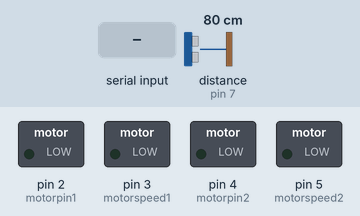
A sketch run on a simulated Arduino Uno, built with avr-gcc and run on an emulated ATmega328P. Shown: switched loads named in the sketch (green lamp = pin HIGH). Wiring (inferred from the names in the program): ultrasonic range finder: trigger pin 6; echo pin 7. Inputs (shaded band) come from the test bench; at power-on: distance to the obstacle (sensor on pin 7) 80 cm. The echo pulse lasts 58.3 µs per cm; pins used as bus, display or sensor lines are not drawn.

Above: at 1.2 s.
1.3 s: "f" received over Serial
At 2.5 s:
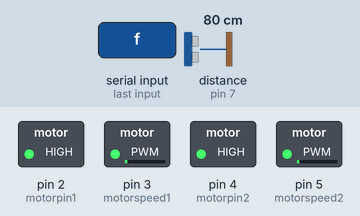
2.8 s: "b" received over Serial
At 3.7 s:
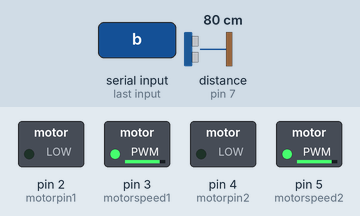
4.3 s: "l" received over Serial
At 4.7 s:
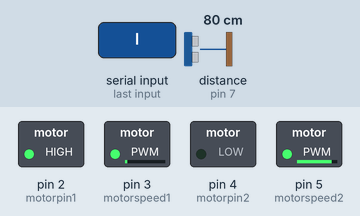
5.8 s: "r" received over Serial
At 7.0 s:
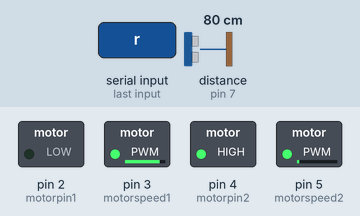
Timing chart, 0 to 8.3 s (numbered marks = the images above; inputs shaded):
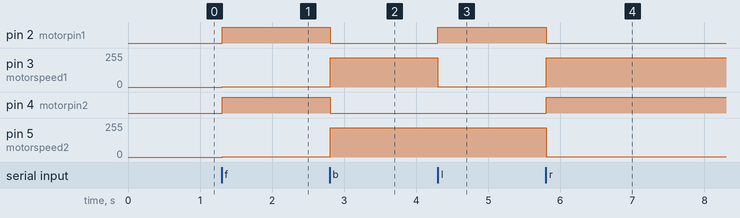

Measured:
- after the input at 1.3 s, pin 2 (motorpin1), pin 4 (motorpin2): LOW → HIGH at once; pin 3 (motorspeed1), pin 5 (motorspeed2): 0/255 → 1/255 at once
- after the input at 2.8 s, pin 2 (motorpin1), pin 4 (motorpin2): HIGH → LOW at once; pin 3 (motorspeed1), pin 5 (motorspeed2): 1/255 → 220/255 at once
- after the input at 4.3 s, pin 2 (motorpin1): LOW → HIGH at once; pin 3 (motorspeed1): 220/255 → 1/255 at once
- after the input at 5.8 s, pin 2 (motorpin1): HIGH → LOW at once; pin 3 (motorspeed1): 1/255 → 220/255 at once; pin 4 (motorpin2): LOW → HIGH at once; pin 5 (motorspeed2): 220/255 → 1/255 at once

The sketch:

RobotCodeFinale.ino
```cpp
/* This is a 2 wheel robot bluetooth controlled
 * robot with L298N motor driver.
 * It has Ultrasonic Sensor which can assist
 * during automatic mode when bluetooth is not
 * used to control
 *
 * Saturday 4th March 2017
 * By Kithinji A. Muriungi
 *
*/

// MOTORS
/*
 * Connect L1 and L2 of the L298N
 * to the Pin 2 and 3 for Motor 1
 *
 * Connect L3 and L4 of the L298N
 * to the Pin 4 and 5 for Motor 2
*/
int motorpin1 = 2;
int motorspeed1 = 3;
int motorpin2 = 4;
int motorspeed2 = 5;

// ULTRASONIC SENSOR

#define trigPin 6
#define echoPin 7

// BLUETOOTH MODULE

char bluetoothInput;

void setup(){
  pinMode(motorpin1, OUTPUT);
  pinMode(motorspeed1, OUTPUT);
  pinMode(motorpin2, OUTPUT);
  pinMode(motorspeed2, OUTPUT);
  pinMode(trigPin, OUTPUT);
  pinMode(echoPin, INPUT);

  Serial.begin(9600);
  }

  void loop(){
    // CODE FOR ULTRASONIC SENSOR

    long duration, distance;
    digitalWrite(trigPin, LOW);
    delayMicroseconds(2);
    // Triggering the signal from the Sensor
    digitalWrite(trigPin, HIGH);
    delayMicroseconds(10);
    digitalWrite(trigPin, LOW);

    //Obtaining the signal/Echo to
    //Determine the duration taken
    duration = pulseIn(echoPin, HIGH);
    //With the formulae below distance can be obtained
    distance = (duration / 2) / 29.1;

        if(Serial.available()){ //Check from the module if the data is available
          bluetoothInput = Serial.read(); // Obtain data from the User/Mobile phone
          /*
           * THERE IS REPETITION IN stop CODE BUT
           * WITH DIFFERENT VALUE WHICH IS AS A RESULT
           * OF USING "ROBOREMO BLUETOOTH APP"
           * IN CONTROLLING THE ROBOT.
           * EVERY STOP IS ASSIGN TO THE DIRECTION OF THE
           * MOVEMENT WHEN THE ROBOT IS MOVING>
           * IT'S MADE ACTIVE BY SETTING THE "Release Action Value"
          */

          if(bluetoothInput == 'f'){
            // if the value is f, both motors are started
            // on the clockwise or forward movement
            digitalWrite(motorpin1 , HIGH);
            analogWrite(motorspeed1 , 1);
            digitalWrite(motorpin2 , HIGH);
            analogWrite(motorspeed2 , 1);
            }
            if(bluetoothInput == 's'){
              //STOP
              //Stop both motors
              digitalWrite(motorpin1 , LOW);
              analogWrite(motorspeed1, 0);
              digitalWrite(motorpin2 , LOW);
              analogWrite(motorspeed2, 0);
              }
              if(bluetoothInput == 'b'){
                //Start both motors on reverse/backwards direction
                //Or on anticlockwise direction
                digitalWrite(motorpin1 , LOW);
                analogWrite(motorspeed1 , 220);
                digitalWrite(motorpin2 , LOW);
                analogWrite(motorspeed2 , 220);
                }
                if(bluetoothInput == 'h'){
                  //STOP
                  //Stop both motors by making their speed = 0
                  digitalWrite(motorpin1 , LOW);
                  analogWrite(motorspeed1 , 0);
                  digitalWrite(motorpin2 , LOW);
                  analogWrite(motorspeed2 , 0);
                  }
                  if(bluetoothInput == 'l'){
                    //Robot turns LEFT
                    digitalWrite(motorpin1 , HIGH);
                    analogWrite(motorspeed1 , 1);

                    digitalWrite(motorpin2 , LOW);
                    analogWrite(motorspeed2 , 220);
                    }
                    if(bluetoothInput == '0'){
                      //STOP
                      //Stop both motors by making their speed = 0
                      digitalWrite(motorpin1 , LOW);
                      analogWrite(motorspeed1 , 0);
                      digitalWrite(motorpin2 , LOW);
                      analogWrite(motorspeed2 , 0);
                      }
                      if(bluetoothInput == 'r'){
                        //Robot turns RIGHT
                        digitalWrite(motorpin1 , LOW);
                        analogWrite(motorspeed1 , 220);

                        digitalWrite(motorpin2 , HIGH);
                        analogWrite(motorspeed2 , 1);
                        }
                        if(bluetoothInput == 'z'){
                          //STOP
                          //Stop both motors by making their speed = 0
                          digitalWrite(motorpin1 , LOW);
                          analogWrite(motorspeed1 , 0);

                          digitalWrite(motorpin2 , LOW);
                          analogWrite(motorspeed2 , 0);
                          }
          }
    }
```
